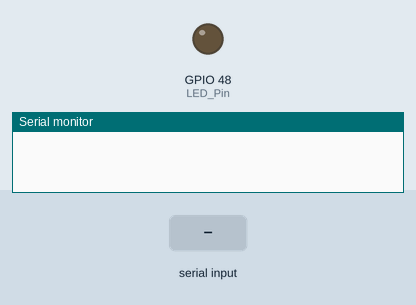
This sketch was run on a simulated ESP32-S3. Shown: output pins drawn as LEDs (lit = HIGH), the last lines printed to the serial monitor. The inputs (shaded band) are chosen by the test bench. Random numbers use the default seed unless the sketch sets one.

Above: at 1.7 s.
1.8 s: "read" received over Serial
At 2.85 s:
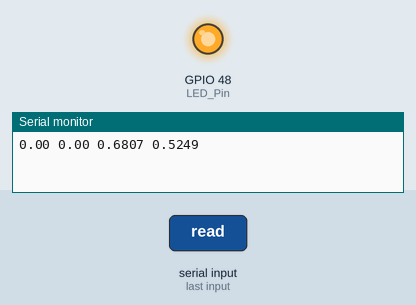
Timing chart, 0 to 4.8 s (numbered marks = the images above; inputs shaded):
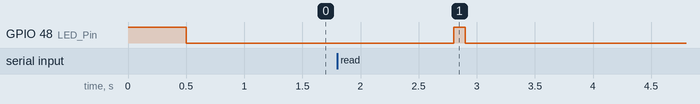

The sketch:

sketch.ino
```cpp
/*
Testsketch to send HX711 ADC-results as a structured numbers on request by sending "read" to the serial port
    AUTHOR: Rob Tillaart
   PURPOSE: HX711 demo extraction of both channels: A with gain 128 and 64 and channel B with gain 32
   Sources: https://github.com/RobTillaart/HX711
            https://docs.arduino.cc/language-reference/en/functions/communication/serial/readString/
    Boards: Arduino UNO, ESP32S3 Super-Mini as "ESP32S3 Dev Module",
            TTGO T1 T-Display ST7789 OLED based on Adafruit example,
            for ESP32-Boards set "USB CDC On Boot: Enabled" in tools-tab of the Arduino IDE,
*/

#include <HX711.h>    // https://github.com/RobTillaart/HX710AB
// byte LED_Pin = 48;   // for ESP32-S3 Super Mini = 48   https://www.espboards.dev/esp32/esp32-s3-super-mini/#pinout
float value = 0;
//  pins for HX710 connection
byte dataPin = 13;
byte clockPin = 12;
byte LED_Pin = 48;
HX711 scale;

void setup()
{
  Serial.begin(115200);
  pinMode(LED_Pin, OUTPUT);
  digitalWrite(LED_Pin, HIGH);
  // randomSeed(analogRead(0));
  scale.begin(dataPin, clockPin, true);     // true for fast processors like ESP32
  scale.reset();
  delay(500);
  digitalWrite(LED_Pin, LOW);
}

void loop() {
  // Serial.println("Enter data:");
  // while (Serial.available() == 0) {}     //wait for data available
  if (Serial.available() == 0) {
    String teststr = Serial.readString();   //read until timeout
    teststr.trim();                         // remove any \r \n whitespace at the end of the String
    if (teststr == "read")
    {
      digitalWrite(LED_Pin, HIGH);          // start measurements
      // 1st value, channel A, gain=128, as median of 7 individual values
      scale.set_gain(128);
      while (!scale.is_ready()) {}          // Wait until scale ist readay
      value = (int)scale.read_median(7);
      Serial.print(value);
      // Serial.print(random(-pow(2, 23), pow(2, 23)));
      Serial.print(" ");
      // 2nd value, channel B, gain=32, as median of 7 individual values
      scale.set_gain(32);
      while (!scale.is_ready()) {}          // Wait until scale ist readay
      value = (int)scale.read_median(7);
      Serial.print(value);
      // Serial.print(random(-pow(2, 23), pow(2, 23)));
      Serial.print(" ");
      // 3rd value, random number
      value = random(0, 10000);
      Serial.print(value/10000, 4);
      Serial.print(" ");
      // 4th value, random number
      value = random(0, 10000);
      Serial.println(value/10000, 4);
      delay(100);
      digitalWrite(LED_Pin, LOW);          // measurements finished
    }
    else {
    //  Serial.println("Something else");
    }
  }
}
```

Measured:
- after the input at 1.8 s, GPIO 48 (LED_Pin): LOW → HIGH after 1.0 s, → LOW 0.10 s later
